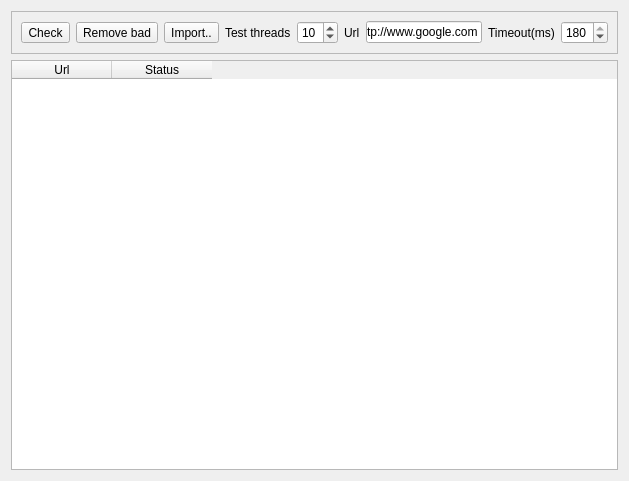
<?xml version="1.0" encoding="UTF-8"?>
<ui version="4.0">
 <class>Form</class>
 <widget class="QWidget" name="Form">
  <property name="geometry">
   <rect>
    <x>0</x>
    <y>0</y>
    <width>629</width>
    <height>481</height>
   </rect>
  </property>
  <property name="windowTitle">
   <string>Form</string>
  </property>
  <layout class="QVBoxLayout" name="verticalLayout">
   <item>
    <widget class="QFrame" name="frame_2">
     <property name="frameShape">
      <enum>QFrame::StyledPanel</enum>
     </property>
     <property name="frameShadow">
      <enum>QFrame::Raised</enum>
     </property>
     <layout class="QHBoxLayout" name="horizontalLayout">
      <item>
       <widget class="QToolButton" name="check_tb">
        <property name="text">
         <string>Check</string>
        </property>
       </widget>
      </item>
      <item>
       <widget class="QToolButton" name="remove_tb">
        <property name="text">
         <string>Remove bad</string>
        </property>
       </widget>
      </item>
      <item>
       <widget class="QToolButton" name="import_tb">
        <property name="text">
         <string>Import..</string>
        </property>
       </widget>
      </item>
      <item>
       <widget class="QLabel" name="label">
        <property name="text">
         <string>Test threads</string>
        </property>
       </widget>
      </item>
      <item>
       <widget class="QSpinBox" name="threads_sb">
        <property name="minimum">
         <number>1</number>
        </property>
        <property name="value">
         <number>10</number>
        </property>
       </widget>
      </item>
      <item>
       <widget class="QLabel" name="label_2">
        <property name="text">
         <string>Url</string>
        </property>
       </widget>
      </item>
      <item>
       <widget class="QLineEdit" name="url_le">
        <property name="text">
         <string>http://www.google.com</string>
        </property>
       </widget>
      </item>
      <item>
       <widget class="QLabel" name="label_3">
        <property name="text">
         <string>Timeout(ms)</string>
        </property>
       </widget>
      </item>
      <item>
       <widget class="QSpinBox" name="timeout_sb">
        <property name="minimum">
         <number>1</number>
        </property>
        <property name="maximum">
         <number>180</number>
        </property>
        <property name="value">
         <number>180</number>
        </property>
       </widget>
      </item>
     </layout>
    </widget>
   </item>
   <item>
    <widget class="QTableWidget" name="proxy_tw">
     <column>
      <property name="text">
       <string>Url</string>
      </property>
     </column>
     <column>
      <property name="text">
       <string>Status</string>
      </property>
     </column>
    </widget>
   </item>
  </layout>
 </widget>
 <resources/>
 <connections/>
</ui>
